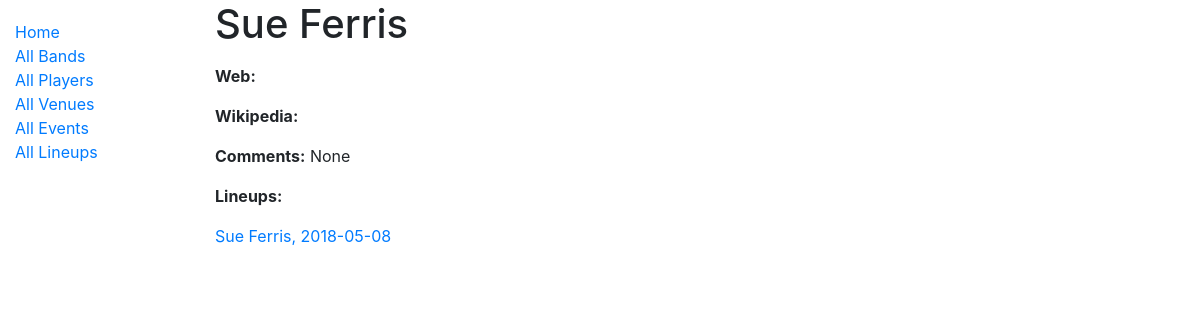
Before: /jazz/players/sue-ferris with the older database file.
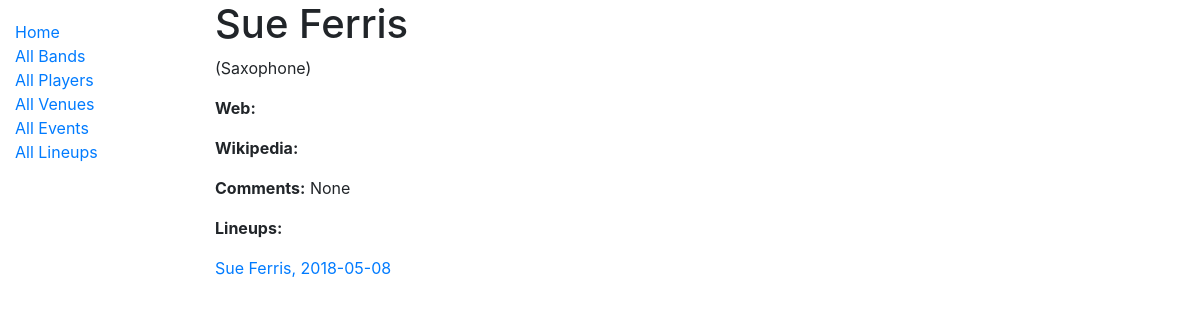
After: the same page with the newer database file.
### jazz/models.py (models this page shows, shortened)
class Player(models.Model):
    first_name = models.CharField(max_length=100)
    nick_name = models.CharField(max_length=100, blank=True, null=True)
    last_name = models.CharField(max_length=100)
    date_of_birth = models.DateField(null=True, blank=True)
    date_of_death = models.DateField('Died', null=True, blank=True)
    instrument = models.ForeignKey(Instrument, on_delete=models.SET_NULL, null=True, blank = True, help_text='Select instrument for this player')
    slug = models.SlugField(blank = True, unique = True) #unique=True, blank = True)
    comments = models.CharField(max_length=500, unique = False, blank = True, null = True)
    player_web = models.URLField('Web Address', blank = True)
    player_wikipedia = models.URLField('Wikipedia Page', blank = True)
    @property
    def full_name(self):
        if self.nick_name is None:
            return  '%s %s' % (self.first_name, self.last_name)
        else:
            return '%s %s %s' % (self.first_name, self.nick_name, self.last_name)
    class Meta:
        ordering = ['last_name', 'first_name']

class Instrument(models.Model):
		instrument = models.CharField(max_length=20, help_text='Enter an instrument type')
		def __str__(self):
			return self.instrument

### jazz/views.py (the view)
# urls.py: path('players/<slug:slug>', views.PlayerDetailView.as_view(), name='player-detail'),
class PlayerDetailView(generic.DetailView):
    model = Player

### jazz/models.py (called while the page is built)
	def __str__(self):
		return f'{self.band_name}'

	def __str__(self):
		return f'{self.band_name}, {self.date}'

### jazz/templates/jazz/player_detail.html (shortened to what this page needs)
{% extends "base_generic.html" %}
{% block content %}
  <h1>{{ player.full_name }}</h1>
  <p>{% if player.instrument %} ({{ player.instrument }}) {% endif %}</p>
  <p><strong>Web:</strong> <a href="{{ player.player_web }}" target="_blank" >{{ player.player_web }}</a></p>
  <p><strong>Wikipedia:</strong> <a href="{{ player.player_wikipedia }}" target="_blank" >{{ player.player_wikipedia }}</a></p>
  <p><strong>Comments:</strong> {{ player.comments }}</p>
  <p><strong>Lineups:</strong> {% for lineup in player.lineup_set.all %}</p>
			<a href="{% url 'lineup-detail' lineup.slug %}">{{ lineup }}</a>
			{% endfor %}
{% endblock %}

Changed rows visible on the page:
changed Player "Sue Ferris": instrument (not shown) → "Saxophone"
